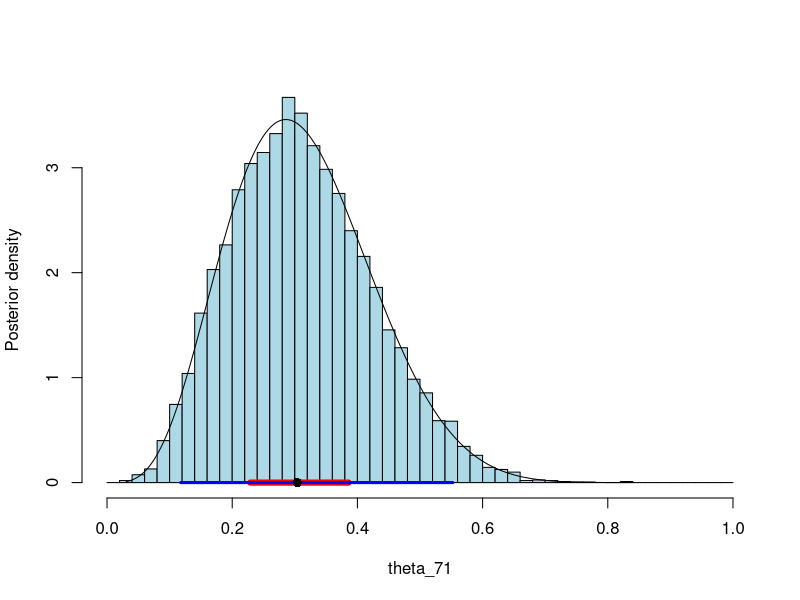
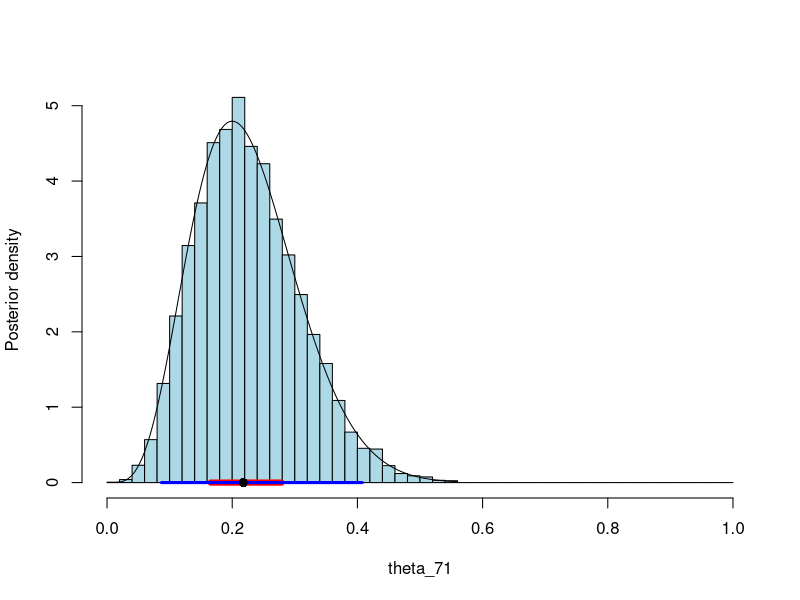
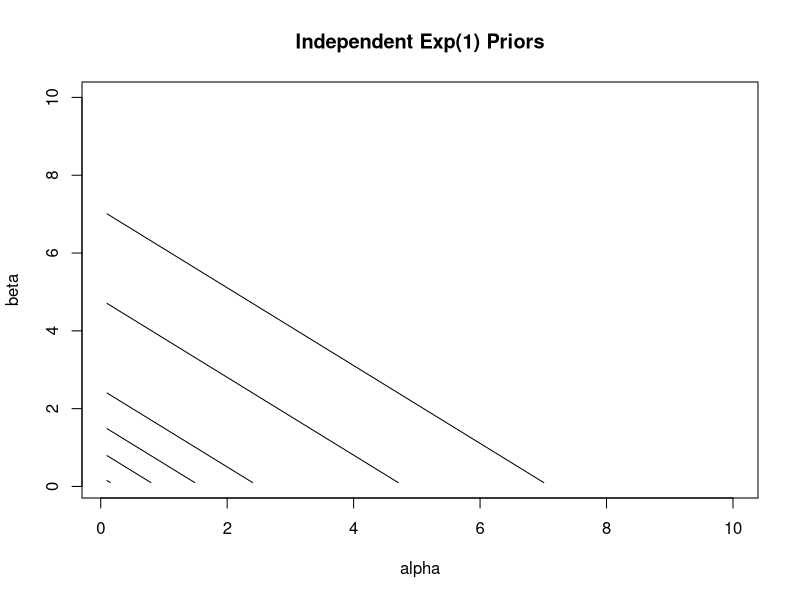
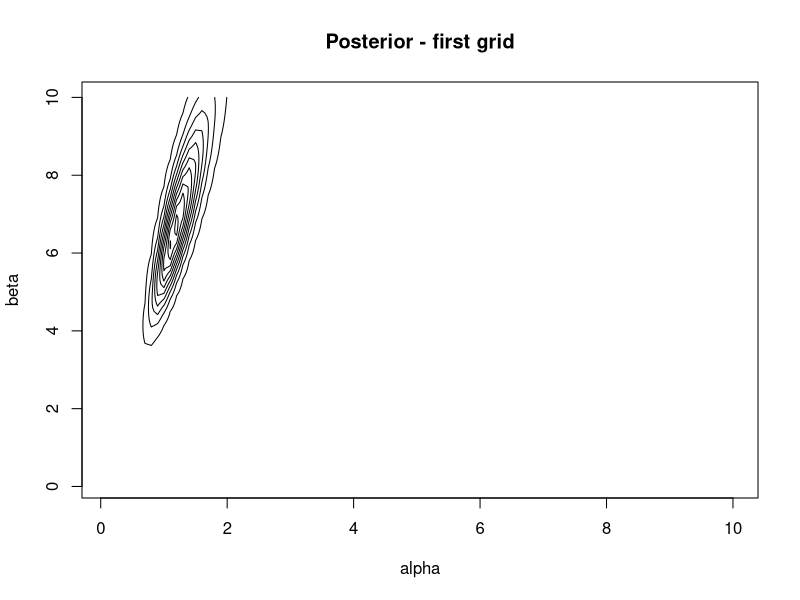
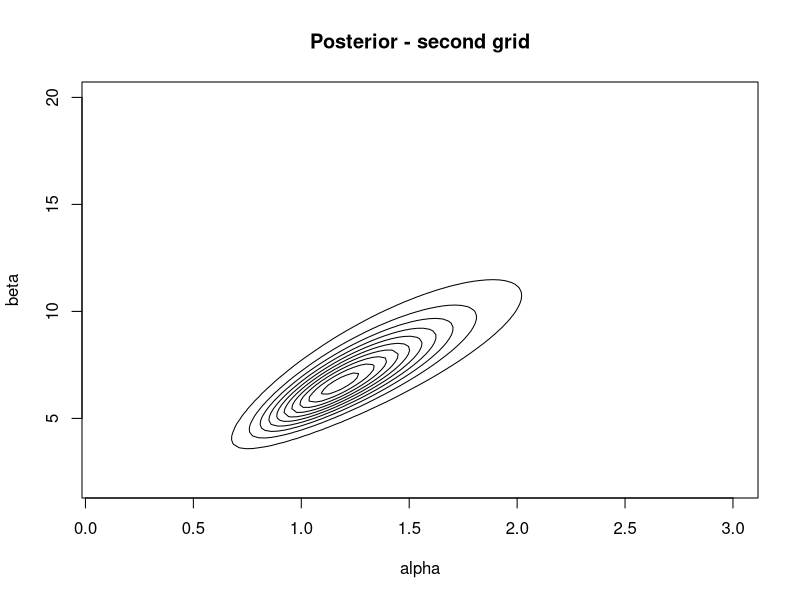
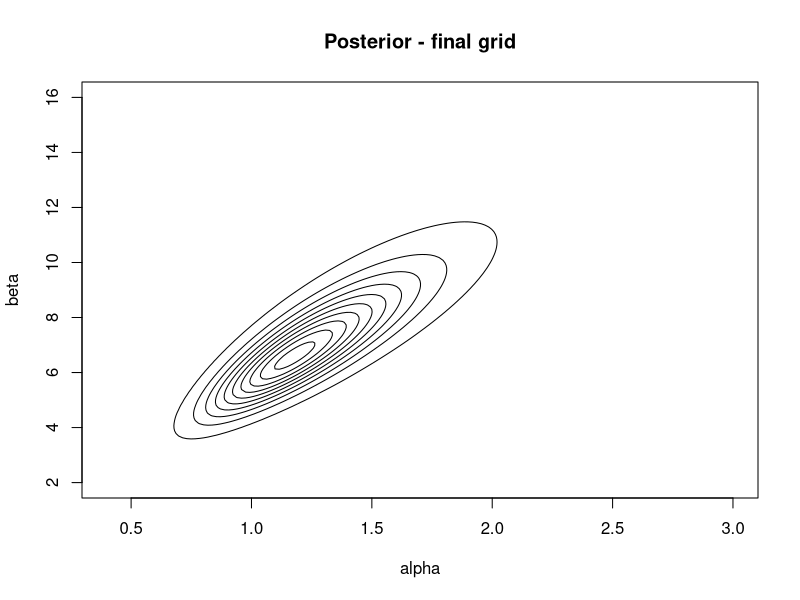
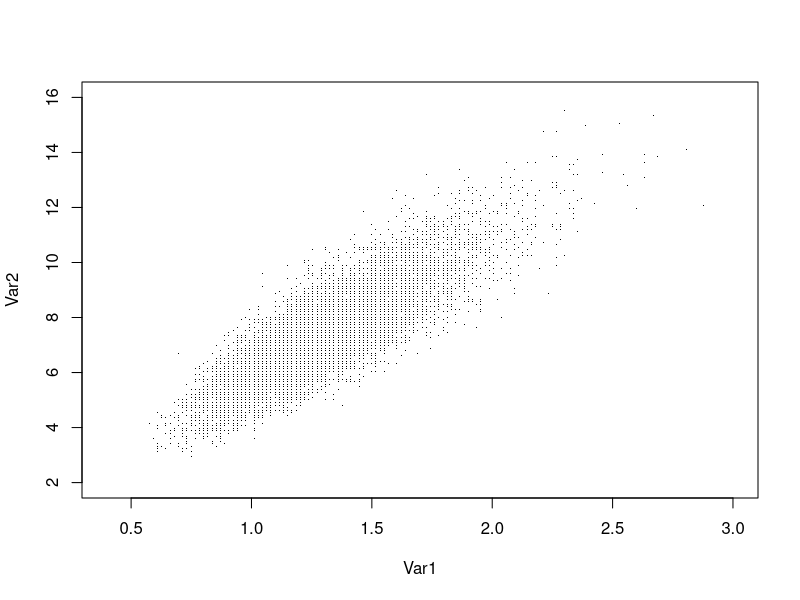
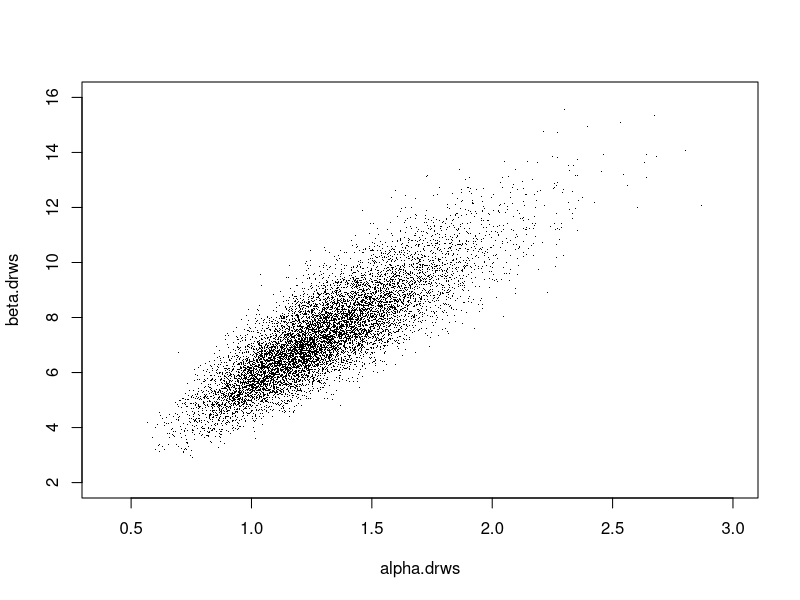

Here is the R script that generated these plots, in order:
rat.tumors <- read.table(file="rats.txt", header=TRUE)
y <- rat.tumors$y
n <- rat.tumors$N
rm(rat.tumors)
y
n

# Rat tumor data - GCSR Chp. 5, p. 118
# > y
# [1]  0  0  0  0  0  0  0  0  0  0  0  0  0  0  1  1  1  1  1  1  1  1  3  2  2
# [26]  2  2  2  2  2  2  2  1  5  2  5  2  7  7  3  3  2  9 10  4  4  4  4  4  4
# [51]  4 10  4  4  4  5 11 12  5  5  6  5  6  6  6  6 16 15 15  9  4
# > n
#  [1] 20 20 20 20 20 20 20 19 19 19 19 18 18 17 20 20 20 20 19 19 18 18 27 25 24
# [26] 23 20 20 20 20 20 20 10 49 19 46 17 49 47 20 20 13 48 50 20 20 20 20 20 20
# [51] 20 48 19 19 19 22 46 49 20 20 23 19 22 20 20 20 52 46 47 24 14

drawBetaPlt <- function(nsamp, alpha, beta, n, y, xlabel="", plotdens=TRUE, ...)
{
  alpha1 <- alpha + y
  beta1 <-  beta + n - y
  draws <- rbeta(nsamp, alpha1, beta1)
  quantiles <- quantile(draws, probs=c(0.025, 0.25, 0.5, 0.75, 0.975))
  hist(draws, breaks=seq(0, 1, by=0.02), prob=TRUE, col="lightblue",
       xlab=xlabel, ylab="Posterior density", ...)
  lines(quantiles[c(2,4)], rep(0, 2), lwd=6, col="red")
  lines(quantiles[c(1,5)], rep(0, 2), lwd=3, col="blue")
  points(quantiles[3], 0, pch=16, cex=1.2)
  theta <- seq(min(draws), max(draws), length=500)
  if(plotdens) lines(theta, dbeta(theta, alpha1, beta1))
  return(invisible())
}
                     
# inference about rat 71, using Be(1,1) prior
nsamp <- 10000
drawBetaPlt(nsamp, alpha=1, beta=1, n=n[71], y=y[71],
            xlabel="theta_71", main="")

# empirical Bayes approach: hyperpars alpha, beta estimated from
# raw tumor rates for rats no. 1 to 70
# equate mean and var of Be(alpha, beta) to mean and var of raw rates
rawRates <- y[1:70] / n[1:70] 
m <- mean(rawRates)
v <- var(rawRates)
alpha <- (1-m) * m * m / v - m
beta <- alpha * ( 1/m - 1)
# alpha
# [1] 1.356149
# beta
# [1] 8.615058
# round these to first decimal alpha=1.4, beta=8.6
alpha <- round(alpha, 1)
beta <- round(beta, 1)
drawBetaPlt(nsamp, alpha=1.4, beta=8.6, n=n[71], y=y[71],
            xlabel="theta_71", main="")

# first attempt at computation on a grid of (alpha, beta) values
ngrid <- 100
mingrd <- 0.1
maxgrd <- 10
betagrd <- alphagrd <- seq(mingrd, maxgrd, length=ngrid)
alpbetgrd <- expand.grid(alphagrd, betagrd)
                       # Independent Exp(1) priors
lambda <- 1
alpbetprior <- lambda^2 * exp(- lambda * (alpbetgrd[,1] + alpbetgrd[,2]))
contour(alphagrd, betagrd, matrix(alpbetprior, nrow=ngrid),
        levels=c(.95, 0.5, 0.25, 0.1, 0.01, 0.001) * max(alpbetprior),
        drawlabels=FALSE, xlab="alpha", ylab="beta",
        main="Independent Exp(1) Priors")

                       # GCSR prior
#alpbetprior <- (alpbetgrd[,1] + alpbetgrd[,2])^(-5/2)
#contour(alphagrd, betagrd, matrix(alpbetprior, nrow=ngrid),
#        levels=c(.95, 0.5, 0.25, 0.1, 0.01, 0.001) * max(alpbetprior),
#        drawlabels=FALSE, xlab="alpha", ylab="beta", main="GCSR Prior")

postAlpBet <- function(alpbetgrd, n, y, lambda)
{
# evaluates on a grid the log-posterior of the hyperpars alpha, beta
#
  alpha <- alpbetgrd[,1]
  beta <- alpbetgrd[,2]
                          # logprior - iid Exp(lambda) on alpha, beta 
  logpost <- 2*log(lambda) - lambda * (alpha + beta)
                          # logprior - GCSR
  # logpost <- - (5/2) * log(alpha + beta) 
  for (j in (1:length(n))) {
    logpost <- ( logpost
                + lgamma(alpha + beta) - lgamma(alpha) - lgamma(beta)
                + lgamma(alpha + y[j]) + lgamma(beta + n[j] - y[j])
                - lgamma(alpha + beta + n[j]) )
  }
  return(logpost)
}

plotPostAlpBet <- function(ngrid, minalpha, maxalpha, minbeta, maxbeta,
                           PostAlpBet, n, y, lambda, maintitle)
{
  alphagrd <- seq(minalpha, maxalpha, length=ngrid)
  betagrd <- seq(minbeta, maxbeta, length=ngrid)
  alpbetgrd <- expand.grid(alphagrd, betagrd)
  logpost <- postAlpBet(alpbetgrd, n, y, lambda)
  postab <- exp(logpost - max(logpost))
  contour(alphagrd, betagrd, matrix(postab, nrow=ngrid),
          levels=seq(0.05, 0.95, by=0.1), drawlabels=FALSE,
          xlab="alpha", ylab="beta", main=maintitle)
  return(invisible(list(alpbetgrd=alpbetgrd, postab=postab))) 
}

outPost <- plotPostAlpBet(ngrid=100, minalpha=0.1, maxalpha=10, minbeta=0.1,
                          maxbeta=10, PostAlpBet, n, y, lambda=1,
                          maintitle="Posterior - first grid")

# revised grid
outPost <- plotPostAlpBet(ngrid=100, minalpha=0.1, maxalpha=3, minbeta=2,
                          maxbeta=20, PostAlpBet, n, y, lambda=1,
                          maintitle="Posterior - second grid")

# final revision with increased number of grid points
outPost <- plotPostAlpBet(ngrid=150, minalpha=0.4, maxalpha=3, minbeta=2,
                          maxbeta=16, PostAlpBet, n, y, lambda=1,
                          maintitle="Posterior - final grid")

# sampling from p(alpha, beta | y)
nsamp <- 10000
alpbetgrd <- outPost$alpbetgrd
postab <- outPost$postab
indexes <- sample(x = 1:nrow(alpbetgrd), size = nsamp, replace = TRUE,
                  prob = postab)
draws <- alpbetgrd[indexes,]
plot(draws, pch=".", xlim=c(0.4, 3), ylim=c(2, 16))

alphainc <- alpbetgrd[2, 1] - alpbetgrd[1, 1]
betagrd <- unique(alpbetgrd[,2])
betainc <- betagrd[2] - betagrd[1]
alpha.drws <- draws[,1] + runif(nsamp, - alphainc/2, alphainc/2)
beta.drws <- draws[,2] + runif(nsamp, - betainc/2, betainc/2)
plot(alpha.drws, beta.drws, pch=".", xlim=c(0.4, 3), ylim=c(2, 16))

# comparison with Fig. 5.3 (b) in GCSR p. 130
lograt <- log(alpha.drws / beta.drws)
logsum <- log(alpha.drws + beta.drws)
plot(lograt, logsum, pch=".", xlab="log(alpha.drws / beta.drws)",
     ylab="log(alpha.drws + beta.drws)")

# 95% Posterior intervals for theta's - as Fig. 5.4 in GCSR p.131
theta.drws <- matrix(0, nsamp, length(n))
for (j in (1:length(n))) 
  theta.drws[,j] <- rbeta(nsamp, alpha.drws + y[j], beta.drws + n[j] - y[j])
par(pty="s")
plot(c(0, 0.47), c(0, 0.47), type="n", xlab="observed rate, y(i) / n(i)",
     ylab="95% posterior interval for theta(i)", cex=0.6)
abline(0, 1)
for (j in (1:length(n))) {
  quantiles <- quantile(theta.drws[,j], probs=c(0.025, 0.5, 0.975))
  jitter <- runif(1, -0.01, 0.01)
  lines(rep(y[j]/n[j], 2) + jitter, quantiles[c(1,3)])
  points(y[j]/n[j] + jitter, quantiles[2], pch=16, cex=0.6)
}

par(pty="m")
drawBetaPlt(nsamp=length(alpha.drws), alpha=alpha.drws, beta=beta.drws,
            n=n[71], y=y[71], xlabel="theta_71", plotdens=FALSE, main="")